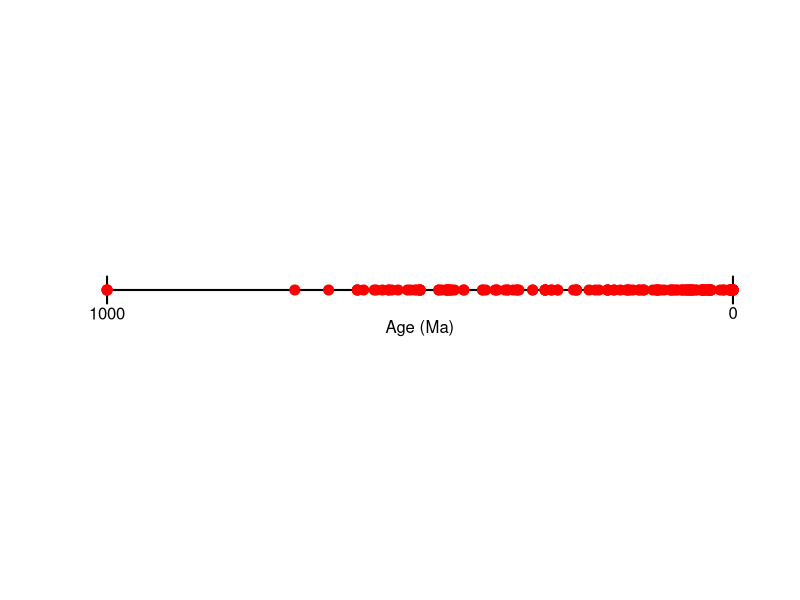
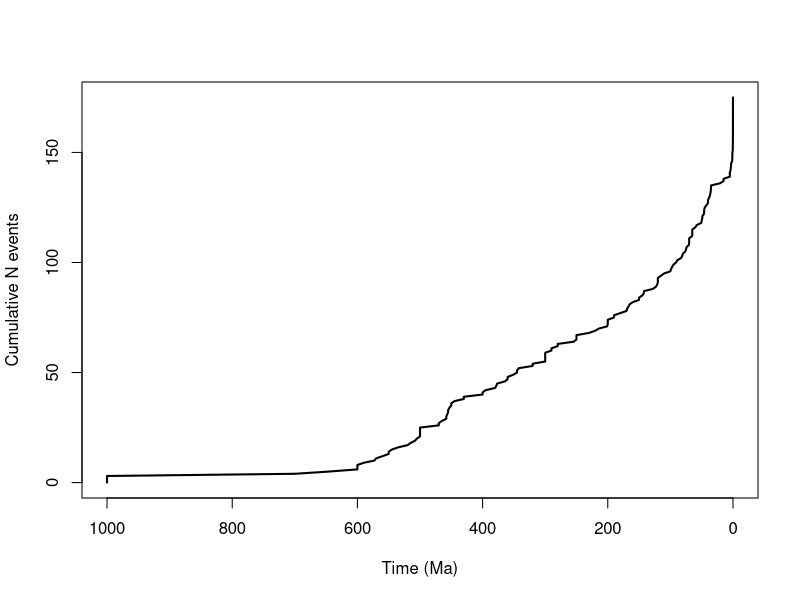
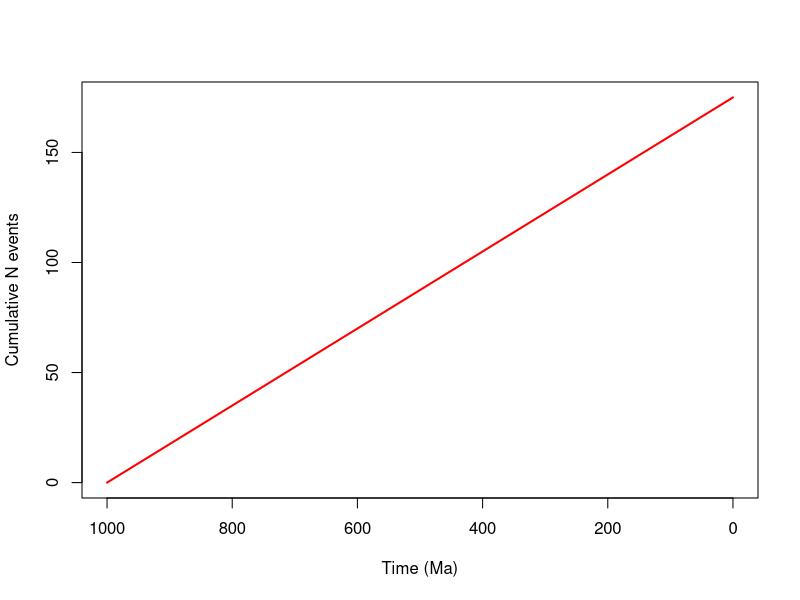
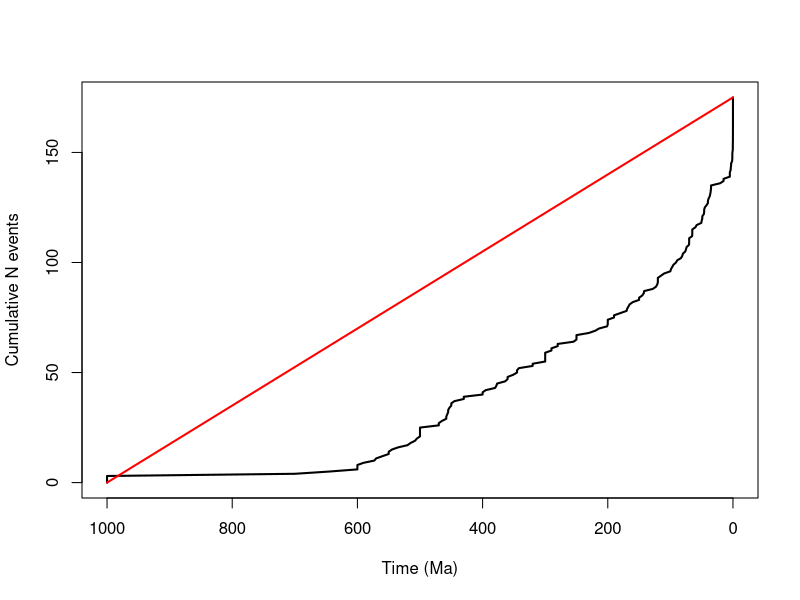
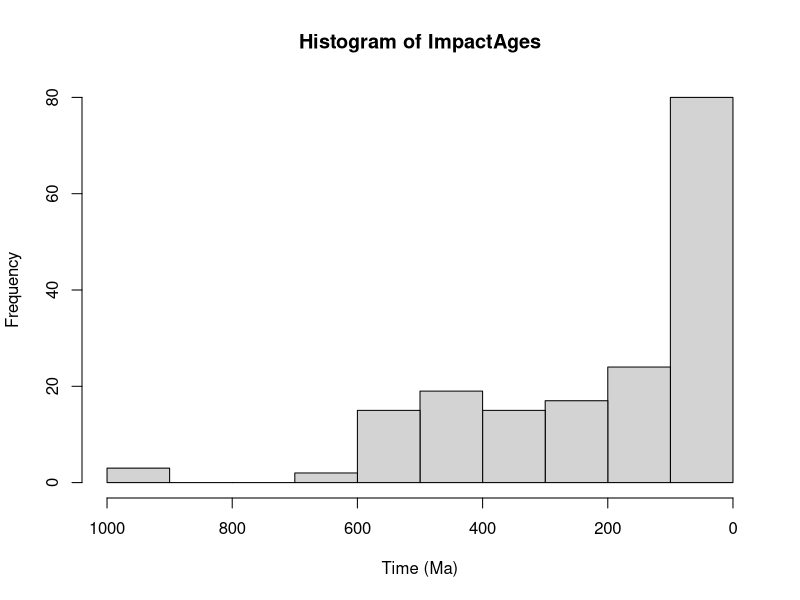
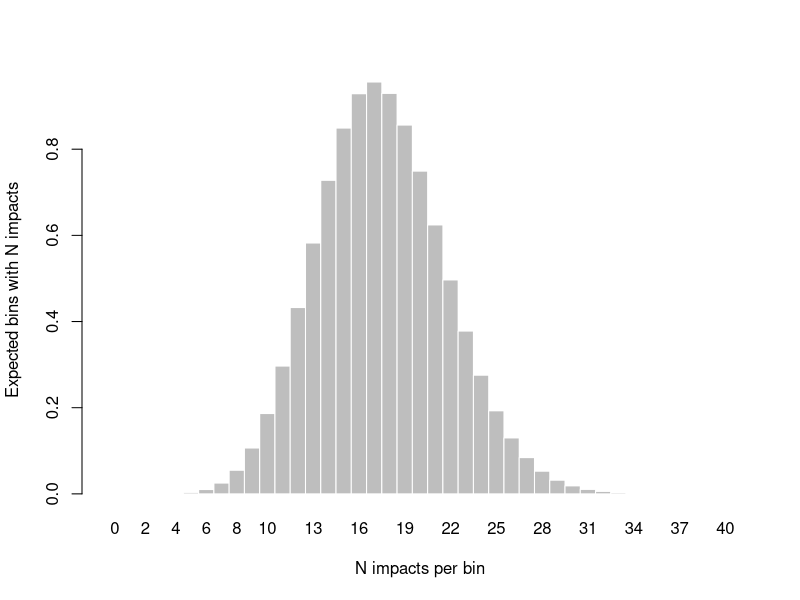
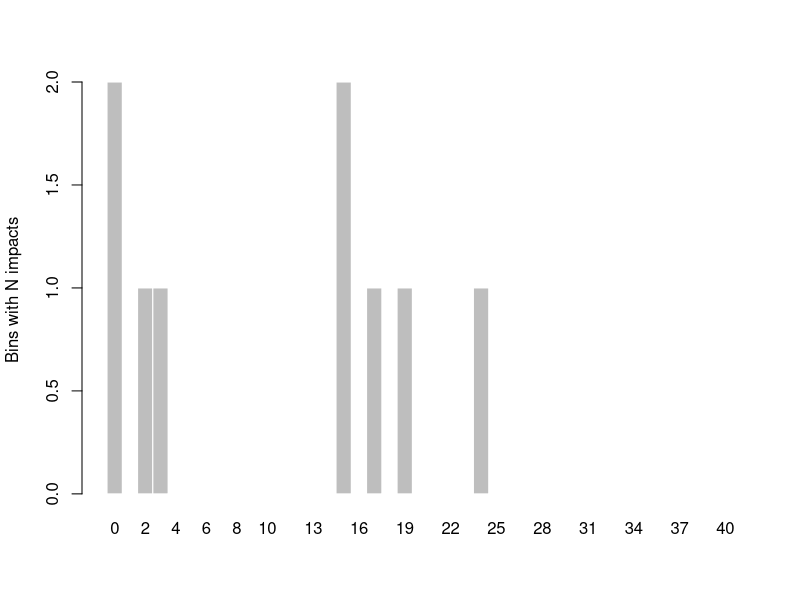
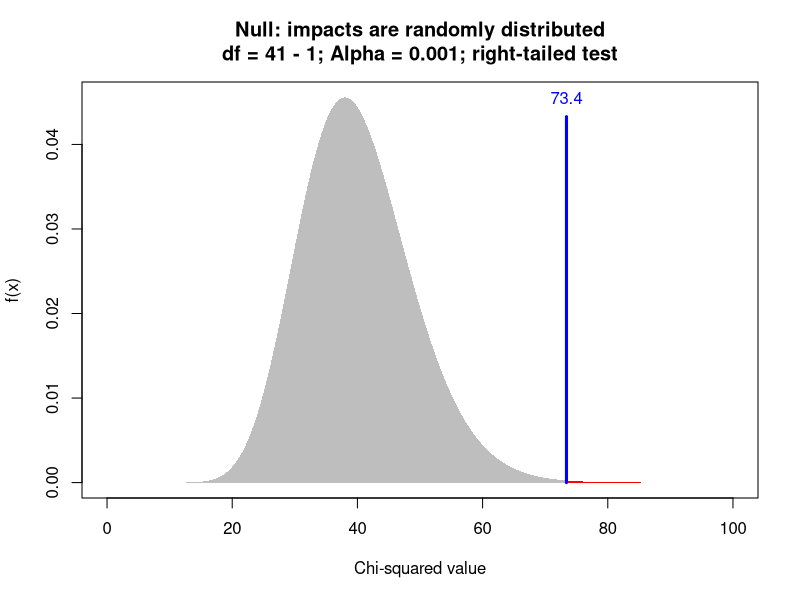

These charts were generated, in order, by the following R code: (Note: this script raises an error after producing the figures.)
################################################################################
#                                                                              #
#                      PRACTICAL VII - TEMPORAL STATISTICS                     #
#                                                                              #
################################################################################

################################################################################
#                                                                              #
#                               TODAY'S AIMS                                   #
#                                                                              #
# - LEARN HOW TO TEST FOR DIFFERENT PATTERNS OF EVENTS THROUGH TIME IN R       #
# - LEARN HOW TO PERFORM A KOLOMOGOROV-SMIRNOV TEST IN R                       #
# - LEARN HOW TO TEST FOR NON-RANDOMNESS OF A MARKOV CHAIN IN R                #
#                                                                              #
################################################################################

# Before we start begin by setting your working directory.

# For the first part of this practical we will consider the four main ways in
# which a series of events can be distributed over time (regular/uniform,
# random, clustered, and trend), and how these can be tested for. We will not
# address more complex patterns associated with things like waveforms as they
# are beyond the scope of a first year statistical course. However, you should
# know that these do exist in the geologic record and are studied.
#
# As an example data set for today we will use a database of impact structures
# on Earth:
browseURL("http://www.passc.net/EarthImpactDatabase/New%20website_05-2018/Index.html")

# I have already modified the impact age data from the last 1000 Ma for entry
# into R:
ImpactAges <- sort(c(0.000007, 0.000067, 0.00014, 0.0009, 0.001, 0.0011, 0.0039,
  0.004, 0.0042, 0.0054, 0.0066, 0.007, 0.01, 0.0214, 0.049, 0.05, 0.052,
  0.0635, 0.099, 0.1, 0.105, 0.220, 0.250, 0.27, 0.3, 0.9, 0.999, 1, 1.07, 1.4,
  2.999, 3.0, 3.5, 3.7, 4.998, 4.999, 5, 15, 15.1, 20.5, 34.999, 35, 35.3, 35.7,
  36.4, 37.2, 39, 39.999, 40, 42.3, 45, 45.999, 46, 48.999, 49.0, 50, 50.50,
  46.5, 58, 60, 64.98, 64.999, 65, 65.17, 69.998, 69.999, 70, 70.3, 74.1, 75,
  76.20, 80, 81.0, 83, 89.0, 91, 95, 97, 99, 100, 110, 115, 119.998, 119.999,
  120, 121.0, 123, 128, 142.0, 142.5, 145.0, 149.999, 150, 160, 165, 167, 169,
  170, 180, 189.999, 190, 199.998, 199.999, 200, 201, 214, 220, 230, 249.998,
  249.999, 250, 254.7, 279.999, 280, 289.999, 290, 299.996, 299.997, 299.998,
  299.999, 300, 319.999, 320, 342, 344.999, 345, 351, 359.999, 360, 364, 376.8,
  378, 380, 395, 399.999, 400, 429.999, 430, 445, 449.999, 450, 453, 454.999,
  455, 456.5, 457.999, 458, 465, 469.999, 470, 499.996, 499.997, 499.998,
  499.999, 500, 505, 508, 515, 520, 535, 545, 549.999, 550, 560, 570, 573, 590,
  599.998, 599.999, 600, 646, 700, 999.998, 999.999, 1000))

# And a simple timeline plot can visualise it:
plot(x = ImpactAges, y = rep(0, length(ImpactAges)), type = "n",
  axes = FALSE, xlab = "", ylab = "", xlim = c(1000, 0),
  ylim = c(-500, 500))
lines(x = c(0, 1000), y = c(0, 0), lwd = 2)
lines(x = c(0, 0), y = c(-35, 35), lwd = 2)
lines(x = c(1000, 1000), y = c(-35, 35), lwd = 2)
text(x = c(0, 1000), y = c(-60, -60), labels = c(0, 1000))
text(x = 500, y = -100, labels = "Age (Ma)")
points(x = ImpactAges, y = rep(0, length(ImpactAges)), pch = 20,
  col = "red", cex = 2)

# What kind of pattern do you think this represents?
#
# As in lecture if you have a clear idea you can use just the test you think
# would be most appropriate. However, here we will explore the four main options
# in turn so that you know how to do all of them.
#
# First regular or uniform. We can probably visually reject the idea that the
# data are perfectly regular, although it is worth noting that astronomically
# driven cycles can be very regular (think of the annual regularity of the
# seasons for example). We can begin by plotting the impacts as a cumulative
# number of events:
plot(x = c(1000, sort(ImpactAges, decreasing = TRUE), 0),
  y = c(0:length(ImpactAges), length(ImpactAges)), type = "l",
  xlab = "Time (Ma)", ylab = "Cumulative N events", lwd = 2, xlim = c(1000, 0))

# Next we can plot the expectation under a uniform distribution:
plot(x = c(1000, 0), y = c(0, length(ImpactAges)), type = "l",
  xlab = "Time (Ma)", ylab = "Cumulative N events", lwd = 2, col = "red",
  xlim = c(1000, 0))

# And now the two together to compare them:
plot(x = c(1000, sort(ImpactAges, decreasing = TRUE), 0),
  y = c(0:length(ImpactAges), length(ImpactAges)), type = "l",
  xlab = "Time (Ma)", ylab = "Cumulative N events", lwd = 2, xlim = c(1000, 0))
points(x = c(1000, 0), y = c(0, length(ImpactAges)), type = "l", lwd = 2,
  col = "red")

# Do the two lines look like a good match? We can test this quantitatively using
# the Kolomogorov-Smirnov test (ks.test). Here we will assess the fit between
# these two lines (the D statistic) and the probability that this relationship
# is correct:
ks.test(x = ImpactAges, y = "punif", min = 0, max = 1000)$statistic
ks.test(x = ImpactAges, y = "punif", min = 0, max = 1000)$p.value

# What value of D did you get? Was this higher or lower than you expected?
# (Bear in mind 0 would be perfect agreement and 1 would be maximum
# disagreement.) What about the probability? Does the KS test think there is
# a reasonable chance the data match a uniform distribution? Is this what you
# expected?
#
# Next we can consider a random explanation. We will use the Poisson
# distribution to generate an expectation for this and a Chi-squared test to
# see if the expectation is a good match to the data. As these are both
# discrete approaches we will first need to "bin" the data as we previously did
# with the spatial data. Specifically we will go for a simple ten-bin system
# (every 100 million years from 1000 to 0 Ma). Before we peform a test, though,
# we can visuliase our data as a histogram to give a sense of the numbers of
# impacts in each time bin:
hist(ImpactAges, breaks = seq(from = 1000, to = 0, length.out = 11),
  xlim = c(1000, 0), xlab = "Time (Ma)")

# It might be hard to gauge whether this looks random, but remember that in
# asking this question we completely ignore the order of the values, and only
# consider the overall distribution.
#
# To proceed we can actually get the data we want (the counts from each time
# bin) using the histogram function(hist), but turning off the plotting part:
BinnedImpacts <- hist(ImpactAges,
  breaks = seq(from = 1000, to = 0, length.out = 11), plot = FALSE)$counts
BinnedImpacts

# Here plot = FALSE tells it we don't want a graph but just the data. The seq
# function lets it now we want eleven "breaks" (the boundaries of the bins)
# running between 1000 and 0, i.e.:
seq(from = 1000, to = 0, length.out = 11)

# Finally, the $counts gives us just the counts of (in this case) number of
# impacts in each bin.
#
# This gives us our observed values, but for a Chi-squared test we need some
# expected values too. This needs a single parameter - the mean. In this case
# the total number of impacts divided by the number of time bins. For the
# first part we simply need:
length(ImpactAges)

# And the second is ten, so our lambda parameter is:
length(ImpactAges) / 10

# We can thus generate a plot of the Poisson (random expectation) with:
barplot(height = dpois(x = 0:40, lambda = length(ImpactAges) / 10) * 10,
  border = 0, space = 0, names.arg = 0:40,
  ylab = "Expected bins with N impacts", xlab = "N impacts per bin")

# By contrast the observed distribution looks like this:
barplot(height = apply(apply(matrix(BinnedImpacts), 1, '==', 0:40), 1, sum),
  border = 0, space = 0, names.arg = 0:40, ylab = "Bins with N impacts")

# Immediately we should see a couple of things here: 1) Our observed and
# expected distributions look very diffreent, and 2) There is a lcear lack
# data in our observed values (only ten values spread over 41 bins (0-40).
# The former suggests (as you may already have guessed) that our data aren't
# random, but the latter reminds of another issue with testing for random
# this way - we want a bigger sample size. However, we should remember that
# samll sample sizes more typcially lead to Type II errors, so if we do
# reject the null we might not be too worried about this.
#
# We can generate new variables to store the expected and observed impacts:
ExpectedImpacts <- dpois(x = 0:40, lambda = length(ImpactAges) / 10) * 10
ObservedImpacts <- apply(apply(matrix(BinnedImpacts), 1, '==', 0:40), 1, sum)
ExpectedImpacts
ObservedImpacts

# Next we can begin to calculate our Chi-squared values by subtracting the
# former from the latter:
ObservedImpacts - ExpectedImpacts

# Take the squares:
(ObservedImpacts - ExpectedImpacts) ^ 2

# Divide by the expected values:
(ObservedImpacts - ExpectedImpacts) ^ 2 / ExpectedImpacts

# Take the absolute values:
abs((ObservedImpacts - ExpectedImpacts) ^ 2 / ExpectedImpacts)

# And finally the sum:
sum(abs((ObservedImpacts - ExpectedImpacts) ^ 2 / ExpectedImpacts))

# This is our Chi-squared value. How does this compare to previous Chi-squared
# values? Why might this be? (NB: think about the number of bins we are using.)
# To interpret this we still need to infer our degrees of freedom. Remember
# that this is not the number of time bins, but the range of values we used for
# our Poisson distribution (i.e., number of bins with that many impacts in).
# Here we used the range 0 to 40 (41 values in total). So our degrees of
# freedom are 40:
ImpactDF <- 40

# We will use a more stringent Alpha than previously (0.001):
ImpactAlpha <- 0.001

# And produce our Chi-squared distribution plot (with critical value) as we
# have done previously:
ChiSqRange <- seq(from = 0, to = 100, length.out = 1000)
plot(x = ChiSqRange, y = dchisq(x = ChiSqRange, df = ImpactDF), type = "n",
  ylab = "f(x)", xlab = "Chi-squared value",
  main = paste("Null: impacts are randomly distributed\ndf = ", ImpactDF + 1,
  " - 1; Alpha = ", ImpactAlpha, "; right-tailed test", sep = ""))
polygon(x = c(0, ChiSqRange, 30, 0), y = c(0, dchisq(x = ChiSqRange,
  df = ImpactDF), 0, 0), border = NA, col = "grey")
  CriticalValue <- qchisq(p = 1 - ImpactAlpha, df = ImpactDF)
polygon(x = c(CriticalValue, ChiSqRange[ChiSqRange >= CriticalValue], 30,
  CriticalValue), y = c(0, dchisq(x = ChiSqRange[ChiSqRange >= CriticalValue],
  df = ImpactDF), 0, 0), border = NA, col = "red")
lines(x = c(CriticalValue, CriticalValue), y = c(0,
  max(dchisq(x = ChiSqRange, df = ImpactDF)) * 0.95), col = "blue", lwd = 3)
text(x = CriticalValue, y = max(dchisq(x = ChiSqRange, df = ImpactDF)),
  labels = round(CriticalValue, 2), col = "blue")

# Where does our Chi-squared value fall with respect to the critical value?
# Does this mean we accept or reject the null? How close were we to doing the
# opposite? What does this mean for the possibility that impacts on Earth have
# occurred randomly through the last billion years?
#
# Next we will consider whether impacts may be clustered in time. To do this
# we will modify the Nearest Neighbour Index (NNI) we used last week for 1D
# data. First we can "trick" R into thinking we have xy coordinates for our
# data, even though we will treat our y values as all equal (i.e., placing
# everything on a single line and hence keeping the data effectively one-
# dimensional):
cbind(ImpactAges, rep(0, length(ImpactAges)))

# I.e., the second column here represents our "y" values. Then we can get a
# distance matrix like before with:
dist(cbind(ImpactAges, rep(0, length(ImpactAges))))

# And modify this to get nearest neighbour distances with:
apply(as.matrix(dist(cbind(ImpactAges, rep(0, length(ImpactAges))))), 2,
  sort)[2, ]

# And take the mean and store it with:
MeanNND <- mean(apply(as.matrix(dist(cbind(ImpactAges, rep(0,
  length(ImpactAges))))), 2, sort)[2, ])
MeanNND

# Next we want our expected value (assuming a random distribution). This is
# going to be our "Area" (the length of our sampling window, 1000 million
# years) divided by the number of events (175 total impacts) halved:
ExpectedNND <- 0.5 * (1000 / length(ImpactAges))
ExpectedNND

# Then we can get our NNI, R simply by dividing the former by the latter:
MeanNND / ExpectedNND

# What interpretation can we attach to this value? Does this match with our
# earlier visual interpretations of the data? What about with our previous
# test for uniform (approaching R = 2) or random (R around 1)?
#
# Finally, we will consider whether our data represent a trend. To aid this
# a visualisation of the gaps between impacts over time can help a lot. We can
# begin to get at this with the "diff" function which gives the difference
# between successive values:
rev(diff(ImpactAges))

# Note that I have reversed these (with rev) so they are in temporal order.
# This is due to a peculiar issue with the way geologists use ages as
# increasing values backwards in time instead of negative values. It might
# be hard to make much of a determination from this data without plotting it
# so let's do that with:
plot(x = 1:(length(ImpactAges) - 1), y = rev(diff(ImpactAges)), pch = 20,
  cex = 2, col = "red", xlab = "Impacts in rank order",
  ylab = "Interval between impacts (Myr)")

# This is not easy to interpret as the data do not fall out on a clear straight
# line, but also most points seem to hug the x-axis. This is a useful time to
# learn that we can plot one or both of our axes on a log scale using the log
# option. Here we want to plot the y-axis on a log scale (log = "y"), but you
# can also plot the x-axis this way (log = "x"), or even both (log = "xy"):
plot(x = 1:(length(ImpactAges) - 1), y = rev(diff(ImpactAges)), pch = 20,
  cex = 2, col = "red", xlab = "Impacts in rank order",
  ylab = "Interval between impacts (Myr)", log = "y")

# This helps, but also adds some complexity in interpretation. You should see
# most of the points follow something of a curve. Note, that as we are about
# to apply a Spearman's rank correlation (and not a regression) we don't need
# to worry about this feature of the data. (Unless of course that curve
# changed direction across the plot!) However, there is a second, weird feature
# of a horizonal line at 1e-03. This is due to the repeated appearance of a gap
# of 1000 years between events. This is likely some odd artefact of the data.
#
# The important point is that overall gaps between events do seem to reduce
# over time. If this is the case does this represent an increase or decrease
# in impact frequency? We can test this with a correlation:
cor.test(x = 1:(length(ImpactAges) - 1), y = rank(diff(ImpactAges)),
  method = "pearson")$estimate

# You should get a positive value, but remember that our ages get smaller as
# they get younger so effectively this represents a negative correlation and
# hence suggests increasing frequency of impacts. However, as we learned in
# lecture Pearson's correlation coefficent (r) is actually not appropriate
# here as our x-values are definitively not normally distributed. This is
# because they just represent the gaps between events as a rank order variable:
1:(length(ImpactAges) - 1)

# Thus we should actually use the Spearman rank correlation (r') instead:
cor.test(x = 1:(length(ImpactAges) - 1), y = rank(diff(ImpactAges)),
  method = "spearman")$estimate

# The value returned is the same as the Pearson from above, showing that the
# correlation is effectively the same type of test, but using ranks as input.
# Furthermore, this is a positive value (really a negative correlation), but
# suggests the correlation is not neat (close to one).
#
# You should also get a warning about ties, meaning the p-value (r' = 0) cannot
# be exactly calculated. We can still estimate it though with the exact =
# FALSE option as we have done previously:
cor.test(x = 1:(length(ImpactAges) - 1), y = rank(diff(ImpactAges)),
  method = "spearman", exact = FALSE)$p.value

# This is the probability that the true correlation coefficient is zero. Thus
# if we use our Alpha from before (0.001) we can ask whether the data do...:
cor.test(x = 1:(length(ImpactAges) - 1), y = rank(diff(ImpactAges)),
  method = "kendall", exact = FALSE)$p.value > 0.001

# ...or do not...:
cor.test(x = 1:(length(ImpactAges) - 1), y = rank(diff(ImpactAges)),
  method = "kendall", exact = FALSE)$p.value < 0.001

# ...conform to the null (true correlation equals zero). What does this mean for
# the idea that our data follow a trend? If we do accept a trend which way
# are the data trending? (I.e., increasing or decreasing frequency of impacts.)
# Finally, given our suspicions about the Etna data from lecture are we happy
# that the data we have faithfully records the frequency of impacts on Earth
# over the last billion years? If not, what factors might effect this? Are
# these temporally biased? What else can we use to estimate the frequency at
# which the Earth has been struck by meteorites?
#
# NB: Recently a paper came out suggesting impacts have been increasing over
# the last 300 m.y., but using lunar craters as evidence. If you are interested
# you can find it here:
browseURL("http://science.sciencemag.org/content/363/6424/253")

# Now we will move on to considering Markov chains.
#
# After a week long field trip you synthesise your notes and measurements into
# a single sedimentary log consisting of Coal (C), Limestone (L), and Shale
# (S). You suspect there is a pattern to the sequence of these three major
# rock types and set out to test it using Markov Chains. You start by
# considering your three main rock types as the three discrete states of your
# sedimentary system. After checking for way-up criteria, slumps, and faulting
# you are happy that your sedimentary log conforms to the theory of
# superposition and hence the units are in temporal order. You thus write out
# the time sequence (from oldest to youngest) as follows:
#
# S-L-C-S-S-L-C-S-L-L-C-S-S-L-L-C-S-L-L-C-S-L-C
#
# You begin by constructing the transition frequency matrix (modify the
# following before copy-and-pasting into R):
SedimentaryTranFreqMatrix <- matrix(c(
0, 0, 0, # N transitions from C to: C, L, and S, respectively
0, 0, 0, # N transitions from L to: C, L, and S, respectively
0, 0, 0  # N transitions from S to: C, L, and S, respectively
), byrow = TRUE, ncol = 3, dimnames = list(c("C", "L", "S"), c("C", "L", "S")))
SedimentaryTranFreqMatrix

# It should immediately be obvious by the various zero values that there is
# some structure to the transitions (i.e., despite over 20 transistions in total
# many pathways are never followed). However to know for sure we will continue by
# calculating the transition probability matrix. To do this we will first need the
# row totals:
apply(SedimentaryTranFreqMatrix, 1, sum)

# Now we can divide through by these:
SedimentaryTranProbMatrix <- SedimentaryTranFreqMatrix /
  apply(SedimentaryTranFreqMatrix, 1, sum)
SedimentaryTranProbMatrix

# It is recommended at this stage that you draw out the Markov chain here,
# omitting arrows corresponding to a transition probability of zero. What
# can you see when you do this?
#
# Next you can test whether or not this pattern is distinguishable from random.
# To do this you need to generate an expected transition frequency matrix, but
# first you can start with the expected transition probability matrix. The key
# here is that under a simple random process we consider each transition equally
# likely and hence as there are three possible transitions from each state (to
# C, L, or S) the expected random probability is going to be one-third for
# every one:
ExpectedTranProbMatrix <- matrix(c(
1 / 3, 1 / 3, 1 / 3,
1 / 3, 1 / 3, 1 / 3,
1 / 3, 1 / 3, 1 / 3
), byrow = TRUE, ncol = 3, dimnames = list(c("C", "L", "S"), c("C", "L", "S")))
ExpectedTranProbMatrix

# Note that to convert this to a transition frequency matrix you might naively
# assume you simply multiply each value by the total number of transitions:
ExpectedTranProbMatrix * 22

# This is wrong for two reasons. Firstly, this actually contains 66 predicted
# transitions as we are effectively duplicating every row (three times twenty-
# two). Secondly, the frequency of each rock type in the sequence is not equal
# and so the number of possible transitions is not equal for every row.
# Specifically, there are five transitions *from* C, 9 from L, and 8 from S.
# These are the values you need to use to get your expected transition frequency
# matrix:
ExpectedTranFreqMatrix <- ExpectedTranProbMatrix * c(5, 9, 8)
ExpectedTranFreqMatrix

# You can now confirm the row totals match for both your real and expected data:
apply(SedimentaryTranFreqMatrix, 1, sum)
apply(ExpectedTranFreqMatrix, 1, sum)

# You thus now have expected and observed transition frequency matrices,
# allowing you to perform a Chi-squared test where the null model is random
# transitions and hence the alternative is (some) non-random bias to the
# transitions. As always you can begin by doing a quick visual inspection of
# the two matrices to give you some prior guess as to what the answer should be:
SedimentaryTranFreqMatrix
ExpectedTranFreqMatrix

# You should see some individual observed and expected values are quite close,
# but generally they seem quite different. You can now begin to calculate your
# Chi-squared value. First, you can subtract the expected from each observed
# value:
SedimentaryTranFreqMatrix - ExpectedTranFreqMatrix

# Then get the square of each of these:
(SedimentaryTranFreqMatrix - ExpectedTranFreqMatrix) ^ 2

# Divide by the expected value:
(SedimentaryTranFreqMatrix - ExpectedTranFreqMatrix) ^ 2 /
  ExpectedTranFreqMatrix

# Take the absolute value of these:
abs((SedimentaryTranFreqMatrix - ExpectedTranFreqMatrix) ^ 2 /
  ExpectedTranFreqMatrix)

# And finally, the sum:
sum(abs((SedimentaryTranFreqMatrix - ExpectedTranFreqMatrix) ^ 2 /
  ExpectedTranFreqMatrix))

# Take a note of this value. It should be larger than zero, but as always we
# need to know the degrees of freedom to place it in context. Previously we
# have encountered the general rule of degrees of freedom (n - 1) so you might
# think the correct value here is 8 (9 - 1). However, things are more
# complicated here than previously. Specifically, there are greater
# constraints on a transition matrix than a set of grid cells or time bins. I.e.,
# there are degrees of freedom for each row - if you know there are five
# transitions from C and you already have values for L and S then there is no
# freedom for the final value to vary. But there are also constraints for each
# column. If we know there are three transitions to S and we have already recorded
# two of these there is no freedom for the last one to vary either. Thus the rule
# here is more restrictive: for an n x n matrix there are (n - 1) ^ 2 degrees of
# freedom. Calculate this value then add it into the line below and copy and
# paste it into R:
DF <-

# You should also specify a value for Alpha of your choosing:
Alpha <-

# You are now ready to interpret your Chi-squared value:
ChiSqRange <- seq(from = 0, to = 30, length.out = 1000)
plot(x = ChiSqRange, y = dchisq(x = ChiSqRange, df = DF), type = "n",
  ylab = "f(x)", xlab = "Chi-squared value",
  main = paste("Null: transitions are randomly structured\ndf = ", DF + 1,
  " - 1; Alpha = ", Alpha, "; right-tailed test", sep = ""))
polygon(x = c(0, ChiSqRange, 30, 0), y = c(0, dchisq(x = ChiSqRange, df = DF),
  0, 0), border = NA, col = "grey")
CriticalValue <- qchisq(p = 1 - Alpha, df = DF)
  polygon(x = c(CriticalValue, ChiSqRange[ChiSqRange >= CriticalValue], 30,
  CriticalValue), y = c(0, dchisq(x = ChiSqRange[ChiSqRange >= CriticalValue],
  df = DF), 0, 0), border = NA, col = "red")
lines(x = c(CriticalValue, CriticalValue), y = c(0,
  max(dchisq(x = ChiSqRange, df = DF)) * 0.95), col = "blue", lwd = 3)
text(x = CriticalValue, y = max(dchisq(x = ChiSqRange, df = DF)),
  labels = round(CriticalValue, 2), col = "blue")

# Which side of the critical value did your Chi-squared value fall? Did you
# accept or reject the null? What does this mean for your sedimentary sequence?
# Is this what you expected intuitively from looking at the sequence? Try
# changing alpha above and repeating until you change your acceptance/
# rejection of the null. At what value does this occur? What does this mean for
# your confidence in the result?

################################################################################
#                                                                              #
#                                     MCQ                                      #
#                                                                              #
# You are now ready to attempt this week's MCQ which is a series of ten        #
# multiple choice questions (MCQs) on last week's lecture and this practical.  #
# This is on Minerva: SOEE1475 > Statistics Resources > MCQ.                   #
#                                                                              #
################################################################################
